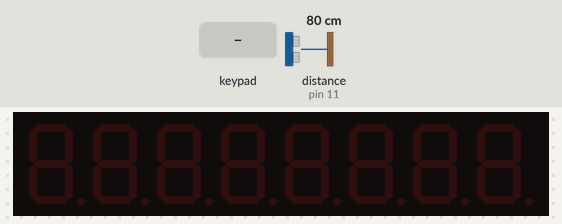
Bench run of a sketch on a simulated Arduino Uno, built with avr-gcc and run on an emulated ATmega328P. Shown: 8-digit seven-segment display. Wiring (inferred from the names in the program): TM1638 display and keys: STB pin 7; clock pin 9; DIO pin 8. The inputs (shaded band) are chosen by the test bench; at power-on: distance to the obstacle (sensor on pin 11) 80 cm. The echo pulse lasts 58.3 µs per cm.

Above: at 1.2 s.
1.3 s: key '1' pressed
At 2.6 s:
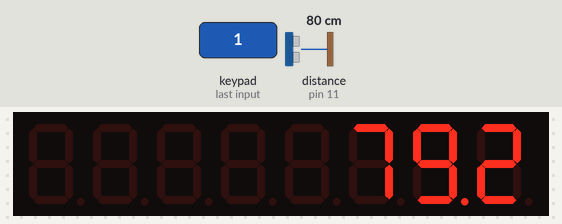
3.0 s: keypad keys 1 2 pressed 0.4 s apart
6.8 s: keypad keys 1 2 pressed 0.4 s apart
10.6 s: keypad keys 1 2 pressed 0.4 s apart
14.4 s: keypad keys 1 2 pressed 0.4 s apart
Timing chart, 0 to 17.4 s (numbered marks = the images above; inputs shaded):
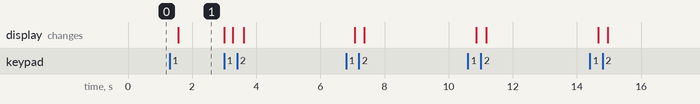

The sketch:

sketch_PakaszewskiSeemannMendalka.ino
```cpp
#include <math.h>

const int strobe = 7;
const int clock = 9;
const int data = 8;
const int trigPin = 12;
const int echoPin = 11;

int digits[] = {0x3f,0x06,0x5b,0x4f,0x66,0x6d,
    0x7d,0x07,0x7f,0x6f};
int dist;
bool test = true;
bool showValue = false;

void sendCommand(uint8_t value)
{
  digitalWrite(strobe, LOW);
  shiftOut(data, clock, LSBFIRST, value);
  digitalWrite(strobe, HIGH);
}

void reset()
{
  sendCommand(0x40); // set auto increment mode
  digitalWrite(strobe, LOW);
  shiftOut(data, clock, LSBFIRST, 0xc0);   // set starting address to 0
  for(uint8_t i = 0; i < 16; i++)
  {
    shiftOut(data, clock, LSBFIRST, 0x00);
  }
  digitalWrite(strobe, HIGH);
}

void setup()
{
  pinMode(strobe, OUTPUT);
  pinMode(clock, OUTPUT);
  pinMode(data, OUTPUT);
  pinMode(trigPin, OUTPUT); // Sets the trigPin as an Output
  pinMode(echoPin, INPUT); // Sets the echoPin as an Input
  Serial.begin(9600); // Starts the serial communication

  sendCommand(0x8f);  // activate
  reset();
}

uint8_t readButtons(void)
{
  uint8_t buttons = 0;
  digitalWrite(strobe, LOW);
  shiftOut(data, clock, LSBFIRST, 0x42);

  pinMode(data, INPUT);

  for (uint8_t i = 0; i < 4; i++)
  {
    uint8_t v = shiftIn(data, clock, LSBFIRST) << i;
    buttons |= v;
  }

  pinMode(data, OUTPUT);
  digitalWrite(strobe, HIGH);

  return buttons;
}

void setLed(uint8_t value, uint8_t position)
{
  pinMode(data, OUTPUT);

  sendCommand(0x44);
  digitalWrite(strobe, LOW);
  shiftOut(data, clock, LSBFIRST, 0xC0 + (position << 1));
  shiftOut(data, clock, LSBFIRST, value);
  digitalWrite(strobe, HIGH);
}

double measure()
{
  digitalWrite(trigPin, LOW);
  delayMicroseconds(2);
  // Sets the trigPin on HIGH state for 10 micro seconds
  digitalWrite(trigPin, HIGH);
  delayMicroseconds(10);
  digitalWrite(trigPin, LOW);
  // Reads the echoPin, returns the sound wave travel time in microseconds
  long duration = pulseIn(echoPin, HIGH);
  // Calculating the distance
  double distance= duration * 0.034/2;
  return distance;
}

double distance()
{
  double sum = 0;

  for(int a = 0; a < 50; a++)
  {
    sum += measure();
  }

  return sum/50;
}


void showDistance(int dist){

  int l = floor(log10(dist));

  for(uint8_t position = 8 - l; position < 8; position++)
  {
    int wyswietl = dist/pow(10, 8 - position);
    dist = dist % (int)(pow(10, 8 - position));

    uint8_t maska = digits[wyswietl];

    if (position == 6)
    {
      maska = maska | 0x80;
    }

    setLed(maska, position);
  }
}

void defaultScreen()
{
  for(uint8_t position = 0; position < 8; position++)
  {
    setLed(0x40, position);
  }
}

void loop()
{
  uint8_t buttons = readButtons();
  uint8_t button1 = buttons & 0x01;
  uint8_t button2 = buttons & 0x02;

  if(button1 && test){
    reset();
    showValue = true;
    dist = (int)(distance()*100);
    test= false;
  }

  if(!button1){
    test= true;
  }

  if(button2){
    showValue= false;
  }

  if(showValue){
    showDistance(dist);
  }
  else{
    defaultScreen();
    delayMicroseconds(200);
    reset();
  }
}
```

Measured:
- after the input at 1.3 s, the display: changes after 0.27 s (image 1)
